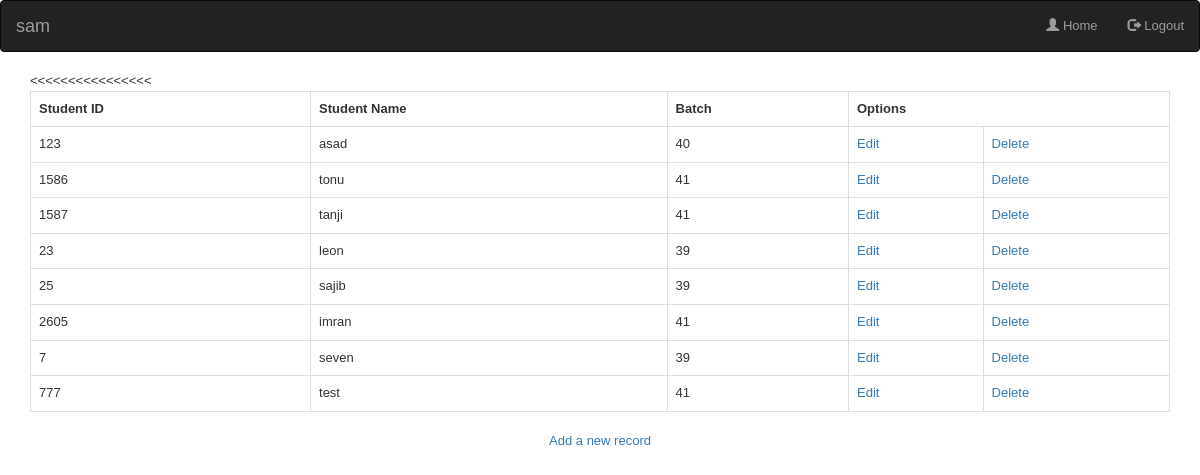
The page /admin/student_section.php (signed in) on the database its author committed.
### tables this page shows
CREATE TABLE IF NOT EXISTS `student` (
  `student_id` varchar(15) NOT NULL,
  `student_name` varchar(45) NOT NULL,
  `batch` varchar(15) NOT NULL,
  `password` varchar(45) NOT NULL,
  `email` varchar(45) DEFAULT NULL,
  `mobile` varchar(45) DEFAULT NULL,
  PRIMARY KEY (`student_id`),
  KEY `f1_idx` (`batch`)
);

### admin/function.php (called while the page is built, shortened)
<?php
function pagination($query,$per_page=10,$page=1,$url='?'){
    $page = ($page == 0 ? 1 : $page);
    $pagination = "";
    return $pagination;
}
?>

### admin/student_section.php (the view, shortened to what this page needs)
<!DOCTYPE html>
<html>
<head>
	<link href='../css/fullcalendar.css' rel='stylesheet' />
	<link href='../css/fullcalendar.print.css' rel='stylesheet' media='print' />
	<link rel="stylesheet" type="text/css" href="../css/bootstrap.min.css">
</head>
<body>
 <nav class="navbar navbar-inverse">
  <div class="container-fluid">
    <div class="navbar-header">
      <a class="navbar-brand" href="#"><?php echo $_SESSION['user_id']; ?></a>
    </div>
    <div>
      <ul class="nav navbar-nav navbar-right">
        <li><a href="admin_home.php"><span class="glyphicon glyphicon-user"></span> Home</a></li>
        <li><a href="../logout.php"><span class="glyphicon glyphicon-log-out"></span> Logout</a></li>
      </ul>
    </div>
  </div>
</nav>
<div class="container">
		<table  class="table table-bordered table-hover">
			<tr>
				<th>Student ID</th>
				<th>Student Name</th>
				<th>Batch</th>
				<th colspan="2">Options</th>
			</tr>
<?php
include_once('../connection.php');
include_once('function.php');
$page = (int)(!isset($_GET["page"]) ? 1 : $_GET["page"]);
$per_page = 15;
$startpoint = ($page * $per_page) - $per_page;
$statement = "`student` ORDER BY `student_id` ASC";
$results = mysqli_query($con,"SELECT * FROM {$statement} LIMIT {$startpoint} , {$per_page}");
if (mysqli_num_rows($results) != 0) {
	while ($row = mysqli_fetch_array($results)) {
		echo "<tr><td>".$row['student_id'] . '</td><';
		echo "<td>".$row['student_name'] . '</td><';
		echo "<td>".$row['batch'] . '</td>';
		echo '<td><a href="student_edit.php?student_id=' . $row['student_id'] . '&page='.$page.'">Edit</a></td>';
		echo '<td><a href="delete.php?id=' . $row['student_id'] . '&page='.$page.'&id_type=student_id">Delete</a></td></tr>';
	}
} else {
	echo "No records are found.";
}
?>
</table>
</div>
<p align="center"><a href="student_new.php?page=<?php echo "$page"; ?>">Add a new record</a></p>
</body>
</html>

### css/fullcalendar.print.css (style rules this page uses)
th, td, hr, thead, tbody, .fc-row { border-color: #ccc !important; background: #fff !important; }

### admin/student_section.php (style rules this page uses)
body { font-family:Arial, Helvetica, sans-serif; font-size:13px; }
table { border-collapse: collapse; width:50%; }
table, td, th { border: 1px solid black; }

### rows shown on the page
student: student_id "123", student_name "asad", batch "40"
student: student_id "1586", student_name "tonu", batch "41"
student: student_id "1587", student_name "tanji", batch "41"
student: student_id "23", student_name "leon", batch "39"
student: student_id "25", student_name "sajib", batch "39"
student: student_id "2605", student_name "imran", batch "41"
student: student_id "7", student_name "seven", batch "39"
student: student_id "777", student_name "test", batch "41"

### other values the page prints
$_SESSION['user_id'] "sam"
